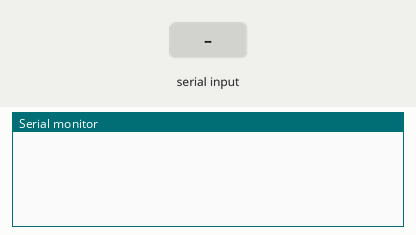
Simulated run of this sketch. Board: Arduino Uno, built with avr-gcc and run on an emulated ATmega328P. Parts: the last lines printed to the serial monitor. The inputs (shaded band) are chosen by the test bench.

Above: at 1.2 s.
1.3 s: "90,45\n" received over Serial
At 1.9 s:
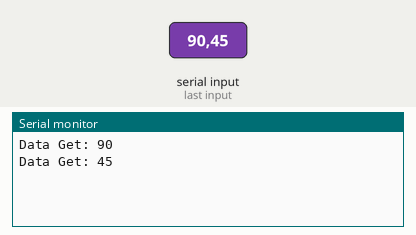
2.8 s: "30,150\n" received over Serial
At 4.6 s:
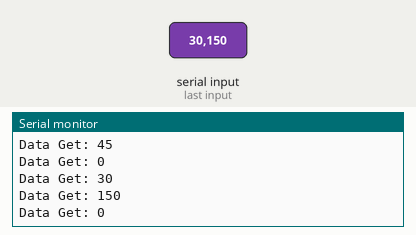
Timing chart, 0 to 6.1 s (numbered marks = the images above; inputs shaded):
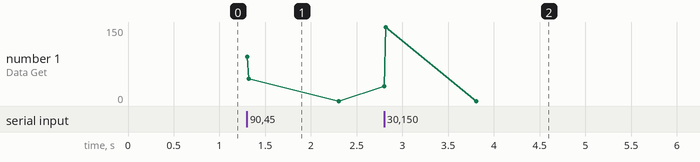

Measured:
- after the input at 1.3 s, the serial monitor: prints a new line at once (image 1)
- after the input at 2.8 s, the serial monitor: prints a new line at once (image 2)

The sketch:

TRANSMITTER_TEST.ino
```cpp
#include <SoftwareSerial.h>

#define rxPin 8
#define txPin 9

int transData = 0;

SoftwareSerial transSerial = SoftwareSerial(rxPin, txPin);

void setup(){
 Serial.begin(9600);
 pinMode(rxPin, INPUT);
 pinMode(txPin, OUTPUT);

 transSerial.begin(9600);

}

void loop(){
  // Get data from serial
  if(Serial.available()){
   transData = Serial.parseInt(); // read the INT value of the serial input
   Serial.print("Data Get: ");
   Serial.println(transData);
  }
  // Send Data via SoftwareSerial
  if(transData){
    transSerial.write(transData);
    transData = 0; // reset data
  }
}
```
